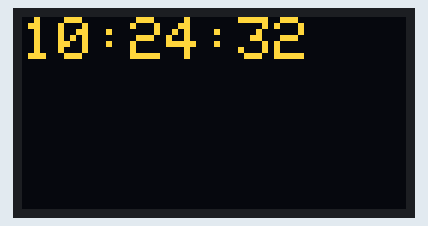
Recording of a program running on a simulated ESP32-S3. On the bench: 128×64 one-colour display. The OLED is the two-colour kind (top 16 rows yellow); WiFi joins after 1.5 s; servers stay silent unless stated; the local clock reads 2024-03-15 10:24:30 at power-on unless the program sets it; what the program prints to the serial monitor is not drawn.

Above: at 2.1 s.
At 6.2 s:
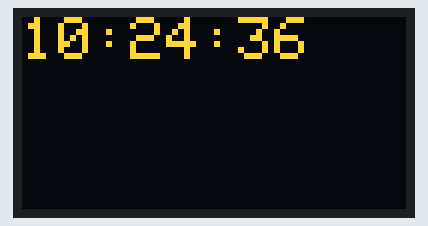
At 10.3 s:
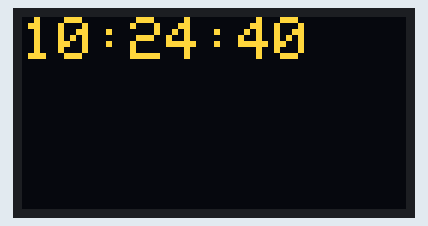
At 19.6 s:
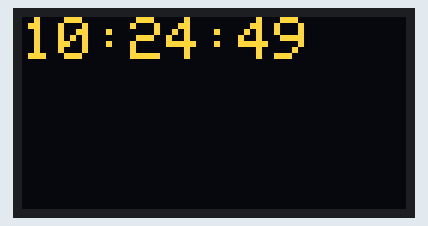
At 28.8 s:
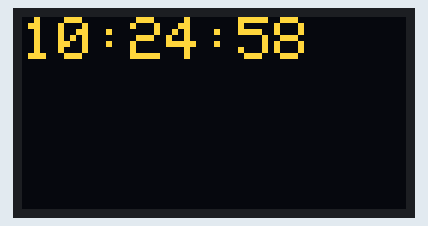
At 38.0 s:
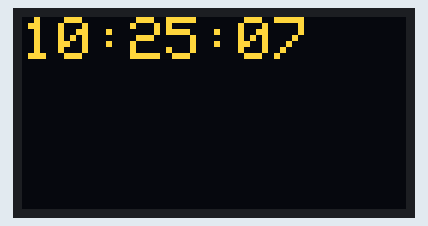

Measured:
- what the display in image 0 shows lasts 1.0 s, from 2.1 s to 3.1 s

The program:

main.cpp
```cpp
#include <Arduino.h>
#include "getTime.h"
#include "updateDisplay.h"

void setup() {
  // put your setup code here, to run once:
  Serial.begin(9600);
  wifi_init();
  OLED_init();
}

void loop() {
  // put your main code here, to run repeatedly:
  tm currentTime = getTime();
  updateDisplay(currentTime);
  delay(1000); // 添加延时防止刷新过快
}
```

Temp.cpp
```cpp
#include <Arduino.h>
#include <DHT.h>

#define DHT_PIN 12

void getTemp(float& temperature, float& humidity);

void getTemp(float& temperature, float& humidity) {
    if (isnan(temperature) || isnan(humidity)) {
        Serial.println("Failed to read DHT sensor!");
        return;
    }
    static DHT dht(DHT_PIN, DHT11);
    static bool dhtInitialized = false;
if (!dhtInitialized) {
    dht.begin();
    dhtInitialized = true;
}
}
```

Temp.h
```cpp
#ifndef __TEMP_H__
#define __TEMP_H__
#include <Arduino.h>
#include <DHT.h>

#define DHT11_PIN 12
#pragma once
void getTemp(float& temperature, float& humidity);

#endif
```

getTime.cpp
```cpp
#include <Arduino.h>
#include <time.h>
#include <WiFi.h>

const char* ssid = "SUMMER";
const char* password = "00000000";

const char* ntpServer[] = {  // 多个备用NTP服务器
    "pool.ntp.org",
    "cn.pool.ntp.org",
    "time.apple.com"
  };
const long  gmtOffset_sec = 8*3600; // 设置时区偏移量（例如：GMT+1）
const int   daylightOffset_sec = 0; // 设置夏令时偏移量

tm getTimeFunction();
void wifi_init();

void wifi_init() {
    WiFi.begin(ssid, password);
    while (WiFi.status() != WL_CONNECTED) {
        delay(1000);
        Serial.println("Connecting to WiFi...");
    }
}

tm getTime() {
    configTime(gmtOffset_sec, daylightOffset_sec,*ntpServer);
    tm timeinfo = {}; // 统一初始化
    if (!getLocalTime(&timeinfo)) {
        Serial.println("Failed to obtain time");
        return {}; // 有效返回
    }
    return timeinfo;
}
```

getTime.h
```cpp
#ifndef __GETTIME_H__
#define __GETTIME_H__
#include <Arduino.h>
#include <time.h>
#include <WiFi.h>

#pragma once

tm getTime(); // 修改函数声明为返回时间结构体
void wifi_init(); // 添加wifi初始化函数声明

#endif
```

updateDisplay.cpp
```cpp
#include <Arduino.h>
#include <Adafruit_GFX.h>
#include <Adafruit_SSD1306.h>
#include <Wire.h>
#include "Temp.h"

#define SCREEN_WIDTH 128 // OLED display width, in pixels
#define SCREEN_HEIGHT 64 // OLED display height, in pixels

// Declaration for an SSD1306 display connected to I2C (SDA, SCL pins)
#define OLED_RESET     -1 // Reset pin # (or -1 if sharing Arduino reset pin)
#define SCREEN_ADDRESS 0x3C ///< See datasheet for Address; 0x3D for 128x64, 0x3C for 128x32
Adafruit_SSD1306 display(SCREEN_WIDTH, SCREEN_HEIGHT, &Wire, OLED_RESET);

#define OLED_SDA 41
#define OLED_SCL 42

void OLED_init();
void updateDisplay(const tm& timeInfo);

void OLED_init() {
    Wire.begin(OLED_SDA, OLED_SCL);

    // 新增I2C总线参数配置
    Wire.setClock(400000); // 设置I2C时钟为400kHz
    if(!display.begin(SSD1306_SWITCHCAPVCC, SCREEN_ADDRESS)) {
      Serial.println(F("SSD1306 allocation failed"));
      for(;;); // 阻塞执行
    }

    // 新增屏幕基础配置
    display.cp437(true);         // 启用CP437字体解码
    display.setRotation(0);      // 0-3对应不同旋转方向
    display.dim(false);          // 禁用低亮度模式
    display.clearDisplay();      // 清除显示缓冲区
    display.display();           // 立即更新物理屏幕
  }

void updateDisplay(const tm& timeInfo) {
    display.clearDisplay();
    display.setTextSize(2);      // Normal 1:1 pixel scale
    display.setTextColor(WHITE); // Draw white text
    display.setCursor(0, 0);     // Start at top-left corner
    display.cp437(true);         // Use full 256 char 'Code Page 437' font
    char timeStr[20];
    strftime(timeStr, sizeof(timeStr), "%H:%M:%S", &timeInfo);
    display.println(timeStr);
    display.display();

    display.setTextSize(2);
    float temperature, humidity;
    display.setCursor(0, 35);
    getTemp(temperature, humidity);
    display.print("Temp: ");
    display.print(temperature);
    display.setCursor(0, 55);
    display.print(" C, Humidity: ");
    display.print(humidity);
    display.println(" %");
}
```

updateDisplay.h
```cpp
#ifndef __UPDATEDISPLAY_H__
#define __UPDATEDISPLAY_H__
#include <Arduino.h>
#include <Adafruit_GFX.h>
#include <Adafruit_SSD1306.h>
#include <Wire.h>

void OLED_init();
void updateDisplay(const tm& timeInfo);

#endif
```
